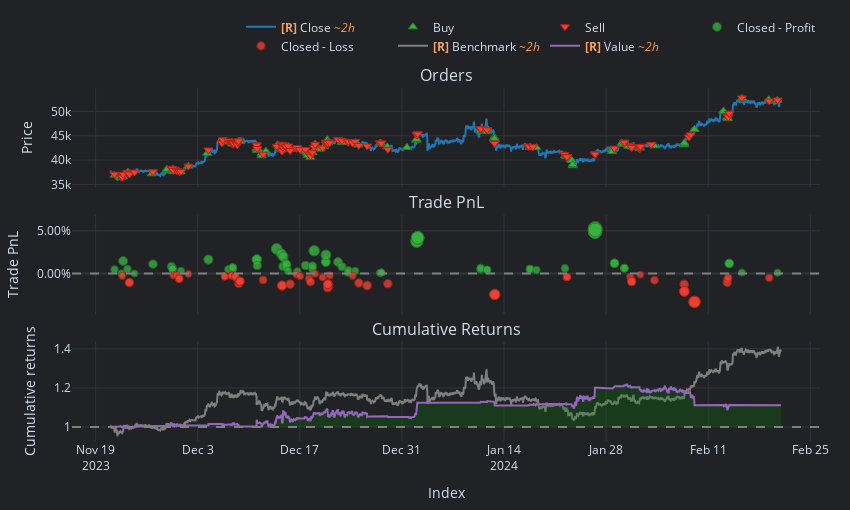

Notebook code cell kept with this figure:
### Markdown cell above
## Calculate the historical performance

### Code cell
# Choose a symbol to analyze
symbol = 'BTCUSDT'

symbol_data = data['Close'].get(symbol=symbol)
symbol_orders = orders[orders['symbol'] == symbol]

# Identify duplicates in the index
symbol_orders.index[symbol_orders.index.duplicated()]
# Throw an error if there are duplicates
if symbol_orders.index.duplicated().any():
    raise ValueError('Duplicate timestamps found in the orders dataframe')

# Change Floor and Ceiling based on your preference to zoom in or out. This is just rounding the date to the nearest hour/day/etc.
min_date = symbol_orders.index.min().floor('D') 
max_date = symbol_orders.index.max().ceil('D')
print(f"Minimum date: {min_date}")
print(f"Maximum date: {max_date}")

unlevered_pf = vbt.Portfolio.from_orders(
    close   = symbol_data.loc[min_date:max_date], # Note, here we are using the minutely data for ETH
    size    = symbol_orders['trade_quantity'],  
    price   = symbol_orders['price'],
    size_type = 'amount',
    init_cash = 'auto', # This sets the initial cash based on the largest trade
    leverage_mode=vbt.pf_enums.LeverageMode.Eager,    
    freq = '15T',
)
print(f'Unlevered Portfolio Sim Sharpe Ratio: {unlevered_pf.sharpe_ratio}')

# Now Grab the auto calculated initial cash so you can add leverage to your portfolio
init_cash = unlevered_pf.init_cash 
leverage = 3 # This can be adjusted to your preference

pf = vbt.Portfolio.from_orders(
    close   = symbol_data.loc[min_date:max_date], # Note, here we are using the minutely data for ETH
    size    = symbol_orders['trade_quantity'],  
    price   = symbol_orders['price'],
    size_type = 'amount',
    # fixed_fees = trades['fees'],
    init_cash = init_cash/leverage,
    leverage=leverage,
    leverage_mode=vbt.pf_enums.LeverageMode.Eager,    
    freq = '15T',
)

display(pf.stats(metrics=ordered_metrics)) # This is where we incorporate our custom metrics
pf.plot().show()

### Figure 1 — Plotly figure (JSON) as saved in the notebook; plotly's stock layout.template omitted (floating-point values rounded to 4 significant figures; data arrays with more than 128 entries replaced by an {"elided": "..."} marker saying what was removed)
{"data": [{"legendgroup": "0", "line": {"color": "#1f77b4"}, "mode": "lines", "name": "<b style=\"color:sandybrown\">[R]</b> Close <i style=\"color:#fc9944\">~2h</i>", "showlegend": true, "type": "scatter", "uid": "9c19a986-7886-4c23-ae50-f543beed45ce", "x": {"elided": "1000 str values"}, "xaxis": "x", "y": {"elided": "1000 float values"}, "yaxis": "y"}, {"customdata": {"elided": "135x5 mixed values"}, "hovertemplate": "<br>Order Id: %{customdata[0]}\n<br>Index: %{customdata[1]}\n<br>Size: %{customdata[2]:,}\n<br>Price: %{customdata[3]:,}\n<br>Fees: %{customdata[4]:,}", "marker": {"color": "#37B13F", "line": {"color": "rgb(38,123,44)", "width": 1}, "size": 8, "symbol": "triangle-up"}, "mode": "markers", "name": "Buy", "type": "scatter", "uid": "222d7c1a-a86d-44c5-96b6-b464f66add2c", "x": {"elided": "135 str values"}, "xaxis": "x", "y": {"elided": "135 float values"}, "yaxis": "y"}, {"customdata": {"elided": "135x5 mixed values"}, "hovertemplate": "<br>Order Id: %{customdata[0]}\n<br>Index: %{customdata[1]}\n<br>Size: %{customdata[2]:,}\n<br>Price: %{customdata[3]:,}\n<br>Fees: %{customdata[4]:,}", "marker": {"color": "#EA4335", "line": {"color": "rgb(181,31,18)", "width": 1}, "size": 8, "symbol": "triangle-down"}, "mode": "markers", "name": "Sell", "type": "scatter", "uid": "9af5a87e-e98e-4e3c-b7eb-022be1f65755", "x": {"elided": "135 str values"}, "xaxis": "x", "y": {"elided": "135 float values"}, "yaxis": "y"}, {"customdata": {"elided": "68x5 mixed values"}, "hovertemplate": "<br>Exit Trade Id: %{customdata[0]}\n<br>Position Id: %{customdata[1]}\n<br>Exit Index: %{customdata[2]}\n<br>PnL: %{customdata[3]:,}\n<br>Return: %{customdata[4]:,%}", "marker": {"color": "#37B13F", "line": {"color": "rgb(38,123,44)", "width": 1}, "opacity": [0.7633, 0.7506, 0.7916, 0.7649, 0.75, 0.7813, 0.7729, 0.7661, 0.7658, 0.7584, 0.7966, 0.7639, 0.7621, 0.7696, 0.7696, 0.7971, 0.7971, 0.7766, 0.8324, 0.8151, 0.7737, 0.8059, 0.7812, 0.7732, 0.7811, 0.7585, 0.7572, 0.7768, 0.7658, 0.7748, 0.826, 0.7899, 0.7878, 0.8122, 0.7884, 0.7722, 0.752, 0.7609, 0.7586, 0.7521, 0.7522, 0.7532, 0.7533, 0.8584, 0.8574, 0.869, 0.8691, 0.8693, 0.7638, 0.7679, 0.7625, 0.7625, 0.7647, 0.7646, 0.7615, 0.7672, 0.89, 0.89, 0.9, 0.8955, 0.7841, 0.7841, 0.7675, 0.7675, 0.7834, 0.7835, 0.7533, 0.7527], "size": [7.621, 7.028, 8.941, 7.693, 7, 8.458, 8.07, 7.751, 7.739, 7.39, 9.174, 7.648, 7.565, 7.914, 7.914, 9.198, 9.198, 8.242, 10.84, 10.04, 8.107, 9.609, 8.455, 8.08, 8.454, 7.395, 7.338, 8.248, 7.737, 8.159, 10.55, 8.861, 8.765, 9.901, 8.793, 8.035, 7.095, 7.507, 7.4, 7.098, 7.101, 7.149, 7.154, 12.06, 12.01, 12.55, 12.56, 12.57, 7.645, 7.838, 7.582, 7.582, 7.685, 7.682, 7.537, 7.801, 13.53, 13.53, 14, 13.79, 8.591, 8.591, 7.815, 7.815, 8.559, 8.564, 7.154, 7.126], "symbol": "circle"}, "mode": "markers", "name": "Closed - Profit", "type": "scatter", "uid": "8bf0ed20-b6b0-4e08-b087-2420485c8cea", "x": ["2023-11-21T14:11:19+00:00", "2023-11-22T12:31:41+00:00", "2023-11-22T18:28:43+00:00", "2023-11-23T08:37:42+00:00", "2023-11-24T08:00:00+00:00", "2023-11-26T20:48:20.001000+00:00", "2023-11-29T09:20:07+00:00", "2023-11-29T12:56:04.001000+00:00", "2023-11-29T12:56:04.002000+00:00", "2023-11-30T16:55:46+00:00", "2023-12-04T11:05:40+00:00", "2023-12-07T05:02:29.001000+00:00", "2023-12-07T18:24:17+00:00", "2023-12-07T18:58:45.003000+00:00", "2023-12-07T18:58:45.005000+00:00", "2023-12-11T02:07:25+00:00", "2023-12-11T02:07:25.001000+00:00", "2023-12-11T03:45:31+00:00", "2023-12-13T19:41:26+00:00", "2023-12-14T11:40:06+00:00", "2023-12-14T16:11:19+00:00", "2023-12-14T17:32:39+00:00", "2023-12-15T03:17:12+00:00", "2023-12-15T03:17:12.001000+00:00", "2023-12-15T03:17:12.002000+00:00", "2023-12-15T09:30:52+00:00", "2023-12-16T15:59:11+00:00", "2023-12-17T18:42:54+00:00", "2023-12-18T17:02:16+00:00", "2023-12-18T17:29:42+00:00", "2023-12-18T23:09:20+00:00", "2023-12-20T13:31:40+00:00", "2023-12-20T13:35:03+00:00", "2023-12-20T13:50:37+00:00", "2023-12-22T05:46:45+00:00", "2023-12-22T18:55:42+00:00", "2023-12-23T14:03:30+00:00", "2023-12-23T15:49:54+00:00", "2023-12-24T14:15:22+00:00", "2023-12-28T00:14:11+00:00", "2023-12-28T00:14:11.001000+00:00", "2023-12-28T04:41:40+00:00", "2023-12-28T04:41:40.001000+00:00", "2024-01-02T01:03:38+00:00", "2024-01-02T01:03:41+00:00", "2024-01-02T03:48:46+00:00", "2024-01-02T03:48:46.001000+00:00", "2024-01-02T03:48:46.002000+00:00", "2024-01-10T18:29:34+00:00", "2024-01-10T19:21:14+00:00", "2024-01-11T16:18:14+00:00", "2024-01-11T16:18:14.001000+00:00", "2024-01-17T13:27:46+00:00", "2024-01-17T13:27:46.001000+00:00", "2024-01-18T10:46:14+00:00", "2024-01-22T08:40:59+00:00", "2024-01-26T11:32:26+00:00", "2024-01-26T11:32:26.001000+00:00", "2024-01-26T11:46:00+00:00", "2024-01-26T11:46:00.001000+00:00", "2024-01-29T03:34:33+00:00", "2024-01-29T03:34:33.001000+00:00", "2024-01-30T12:14:50+00:00", "2024-01-30T12:14:50.001000+00:00", "2024-02-13T21:14:42+00:00", "2024-02-13T21:14:42.001000+00:00", "2024-02-15T14:55:19+00:00", "2024-02-20T12:26:44+00:00"], "xaxis": "x2", "y": [0.00478, 0.0003289, 0.01468, 0.00532, 0.0001226, 0.01106, 0.008148, 0.005756, 0.005666, 0.003048, 0.01642, 0.004979, 0.004357, 0.00698, 0.006977, 0.01661, 0.0166, 0.009439, 0.02895, 0.02289, 0.008424, 0.01969, 0.01103, 0.008225, 0.01102, 0.003088, 0.00266, 0.009486, 0.005652, 0.008814, 0.02672, 0.01408, 0.01336, 0.02188, 0.01357, 0.007887, 0.0008364, 0.003924, 0.003123, 0.000861, 0.0008794, 0.001239, 0.001276, 0.03806, 0.0377, 0.04177, 0.04179, 0.04187, 0.004962, 0.006405, 0.004489, 0.004489, 0.005262, 0.005236, 0.004149, 0.006128, 0.04911, 0.04911, 0.05262, 0.05105, 0.01206, 0.01206, 0.006238, 0.006238, 0.01181, 0.01185, 0.001276, 0.001067], "yaxis": "y2"}, {"customdata": {"elided": "67x5 mixed values"}, "hovertemplate": "<br>Exit Trade Id: %{customdata[0]}\n<br>Position Id: %{customdata[1]}\n<br>Exit Index: %{customdata[2]}\n<br>PnL: %{customdata[3]:,}\n<br>Return: %{customdata[4]:,%}", "marker": {"color": "#EA4335", "line": {"color": "rgb(181,31,18)", "width": 1}, "opacity": [0.7575, 0.7797, 0.7797, 0.7556, 0.7547, 0.7667, 0.7667, 0.7508, 0.7592, 0.7591, 0.7591, 0.7562, 0.7562, 0.7562, 0.7598, 0.7598, 0.7598, 0.7824, 0.7755, 0.7754, 0.7754, 0.7754, 0.7709, 0.79, 0.7896, 0.7902, 0.7892, 0.7848, 0.7527, 0.758, 0.767, 0.7776, 0.7506, 0.7621, 0.7959, 0.7853, 0.7853, 0.7853, 0.7558, 0.7565, 0.781, 0.7895, 0.7833, 0.8194, 0.8195, 0.8196, 0.8196, 0.7607, 0.7607, 0.7607, 0.7608, 0.7608, 0.7701, 0.7765, 0.7765, 0.7534, 0.7716, 0.7855, 0.8093, 0.8093, 0.8447, 0.844, 0.8443, 0.7797, 0.7698, 0.7633, 0.7639], "size": [7.351, 8.386, 8.386, 7.263, 7.218, 7.778, 7.778, 7.036, 7.428, 7.423, 7.423, 7.288, 7.288, 7.288, 7.459, 7.459, 7.459, 8.512, 8.191, 8.187, 8.186, 8.186, 7.975, 8.869, 8.847, 8.875, 8.83, 8.623, 7.128, 7.375, 7.793, 8.287, 7.026, 7.566, 9.14, 8.649, 8.649, 8.649, 7.272, 7.305, 8.446, 8.845, 8.556, 10.24, 10.25, 10.25, 10.25, 7.501, 7.501, 7.501, 7.504, 7.503, 7.936, 8.235, 8.235, 7.158, 8.008, 8.659, 9.768, 9.768, 11.42, 11.39, 11.4, 8.388, 7.923, 7.619, 7.648], "symbol": "circle"}, "mode": "markers", "name": "Closed - Loss", "type": "scatter", "uid": "8c0d21a6-85e6-48e5-99ed-7bad0a95f4c0", "x": ["2023-11-22T15:54:23+00:00", "2023-11-23T14:55:10+00:00", "2023-11-23T14:55:12+00:00", "2023-11-29T16:04:41+00:00", "2023-11-30T02:53:55+00:00", "2023-11-30T11:06:34+00:00", "2023-11-30T11:06:34.001000+00:00", "2023-12-01T17:15:58+00:00", "2023-12-06T17:07:40+00:00", "2023-12-06T17:07:40.001000+00:00", "2023-12-06T17:07:40.002000+00:00", "2023-12-07T15:59:56.003000+00:00", "2023-12-07T15:59:56.004000+00:00", "2023-12-07T15:59:56.005000+00:00", "2023-12-08T03:26:36.001000+00:00", "2023-12-08T03:26:36.005000+00:00", "2023-12-08T03:26:36.006000+00:00", "2023-12-08T15:05:54+00:00", "2023-12-08T18:50:26.004000+00:00", "2023-12-08T18:50:26.005000+00:00", "2023-12-08T18:50:26.006000+00:00", "2023-12-08T18:50:26.007000+00:00", "2023-12-11T23:10:09+00:00", "2023-12-14T13:30:55+00:00", "2023-12-14T13:30:55.001000+00:00", "2023-12-14T13:30:55.002000+00:00", "2023-12-14T13:30:55.003000+00:00", "2023-12-15T16:05:46+00:00", "2023-12-16T12:37:37+00:00", "2023-12-17T01:01:36+00:00", "2023-12-18T06:30:11+00:00", "2023-12-18T10:58:38+00:00", "2023-12-19T02:15:29+00:00", "2023-12-20T03:15:52+00:00", "2023-12-20T20:08:11+00:00", "2023-12-20T20:11:12+00:00", "2023-12-20T20:11:12.001000+00:00", "2023-12-20T20:11:12.002000+00:00", "2023-12-21T02:26:23+00:00", "2023-12-24T05:37:35+00:00", "2023-12-25T02:08:08+00:00", "2023-12-26T05:36:14+00:00", "2023-12-29T01:42:46+00:00", "2024-01-12T17:30:02+00:00", "2024-01-12T17:30:02.001000+00:00", "2024-01-12T17:30:02.002000+00:00", "2024-01-12T17:30:02.003000+00:00", "2024-01-22T15:03:54+00:00", "2024-01-22T15:03:54.001000+00:00", "2024-01-22T15:03:54.002000+00:00", "2024-01-22T15:03:54.011000+00:00", "2024-01-31T07:20:41+00:00", "2024-01-31T11:17:31+00:00", "2024-01-31T12:13:37+00:00", "2024-01-31T12:13:37.001000+00:00", "2024-02-01T16:33:19+00:00", "2024-02-03T15:13:15+00:00", "2024-02-07T16:54:02+00:00", "2024-02-07T17:28:31+00:00", "2024-02-07T17:28:31.001000+00:00", "2024-02-09T02:55:30+00:00", "2024-02-09T02:55:30.001000+00:00", "2024-02-09T02:55:30.002000+00:00", "2024-02-13T14:34:38+00:00", "2024-02-13T15:29:15+00:00", "2024-02-13T17:53:16+00:00", "2024-02-19T08:48:21+00:00"], "xaxis": "x2", "y": [-0.002753, -0.01052, -0.01052, -0.002092, -0.001757, -0.005956, -0.005956, -0.0003947, -0.003334, -0.003298, -0.003298, -0.00228, -0.00228, -0.00228, -0.003562, -0.003562, -0.003562, -0.01147, -0.009057, -0.009023, -0.009018, -0.009018, -0.007438, -0.01414, -0.01397, -0.01418, -0.01384, -0.01229, -0.001081, -0.002935, -0.006069, -0.009771, -0.0003192, -0.004371, -0.01617, -0.01249, -0.01249, -0.01249, -0.002159, -0.002407, -0.01097, -0.01396, -0.01179, -0.02442, -0.02446, -0.02447, -0.02447, -0.003881, -0.003881, -0.003881, -0.003901, -0.003897, -0.00714, -0.009386, -0.009386, -0.001309, -0.007685, -0.01256, -0.02088, -0.02088, -0.03326, -0.03301, -0.03311, -0.01053, -0.007048, -0.004763, -0.004982], "yaxis": "y2"}, {"legendgroup": "1", "line": {"color": "#7f7f7f"}, "mode": "lines", "name": "<b style=\"color:sandybrown\">[R]</b> Benchmark <i style=\"color:#fc9944\">~2h</i>", "showlegend": true, "type": "scatter", "uid": "1547fccf-2fd8-46ad-8bd9-f90054b23dfa", "x": {"elided": "1000 str values"}, "xaxis": "x3", "y": {"elided": "1000 float values"}, "yaxis": "y3"}, {"hoverinfo": "skip", "line": {"color": "rgba(0, 0, 0, 0)", "width": 0}, "mode": "lines", "name": "<b style=\"color:sandybrown\">[R]</b> trace 6 <i style=\"color:#fc9944\">~2h</i>", "opacity": 0, "showlegend": false, "type": "scatter", "uid": "3a79cbd4-79e8-435e-8f17-926d1750b461", "x": {"elided": "1000 str values"}, "xaxis": "x3", "y": {"elided": "1000 int values"}, "yaxis": "y3"}, {"connectgaps": false, "fill": "tonexty", "fillcolor": "rgba(0, 128, 0, 0.25)", "hoverinfo": "skip", "line": {"color": "rgba(0, 0, 0, 0)", "width": 0}, "mode": "lines", "name": "<b style=\"color:sandybrown\">[R]</b> trace 7 <i style=\"color:#fc9944\">~2h</i>", "opacity": 0, "showlegend": false, "type": "scatter", "uid": "54b95960-e333-4356-ab59-441ba6528a12", "x": {"elided": "1000 str values"}, "xaxis": "x3", "y": {"elided": "1000 float values"}, "yaxis": "y3"}, {"hoverinfo": "skip", "line": {"color": "rgba(0, 0, 0, 0)", "width": 0}, "mode": "lines", "name": "<b style=\"color:sandybrown\">[R]</b> trace 8 <i style=\"color:#fc9944\">~2h</i>", "opacity": 0, "showlegend": false, "type": "scatter", "uid": "e0bb251a-5a95-4bb3-bfb7-9aa6b96a211b", "x": {"elided": "1000 str values"}, "xaxis": "x3", "y": {"elided": "1000 int values"}, "yaxis": "y3"}, {"connectgaps": false, "fill": "tonexty", "fillcolor": "rgba(255, 0, 0, 0.25)", "hoverinfo": "skip", "line": {"color": "rgba(0, 0, 0, 0)", "width": 0}, "mode": "lines", "name": "<b style=\"color:sandybrown\">[R]</b> trace 9 <i style=\"color:#fc9944\">~2h</i>", "opacity": 0, "showlegend": false, "type": "scatter", "uid": "11d4d2e9-d658-42aa-84d9-b30ffc8eb1e9", "x": {"elided": "1000 str values"}, "xaxis": "x3", "y": {"elided": "1000 float values"}, "yaxis": "y3"}, {"legendgroup": "2", "line": {"color": "#9467bd"}, "mode": "lines", "name": "<b style=\"color:sandybrown\">[R]</b> Value <i style=\"color:#fc9944\">~2h</i>", "showlegend": true, "type": "scatter", "uid": "02409a9e-635e-47ef-912f-581277b45031", "x": {"elided": "1000 str values"}, "xaxis": "x3", "y": {"elided": "1000 float values"}, "yaxis": "y3"}, {"hoverinfo": "skip", "line": {"color": "rgba(0, 0, 0, 0)", "width": 0}, "mode": "lines", "name": "<b style=\"color:sandybrown\">[R]</b> trace 11 <i style=\"color:#fc9944\">~2h</i>", "opacity": 0, "showlegend": false, "type": "scatter", "uid": "a4c826b8-0b9f-4034-b3b4-1e3bbcdbc7e8", "x": {"elided": "1000 str values"}, "xaxis": "x3", "y": {"elided": "1000 int values"}, "yaxis": "y3"}], "layout": {"annotations": [{"font": {"size": 16}, "showarrow": false, "text": "Orders", "x": 0.5, "xanchor": "center", "xref": "paper", "y": 1, "yanchor": "bottom", "yref": "paper"}, {"font": {"size": 16}, "showarrow": false, "text": "Trade PnL", "x": 0.5, "xanchor": "center", "xref": "paper", "y": 0.6405, "yanchor": "bottom", "yref": "paper"}, {"font": {"size": 16}, "showarrow": false, "text": "Cumulative Returns", "x": 0.5, "xanchor": "center", "xref": "paper", "y": 0.281, "yanchor": "bottom", "yref": "paper"}], "height": 510, "legend": {"orientation": "h", "traceorder": "normal", "x": 1, "xanchor": "right", "y": 1.078, "yanchor": "bottom"}, "margin": {"b": 30, "l": 30, "r": 30, "t": 30}, "shapes": [{"line": {"color": "gray", "dash": "dash"}, "type": "line", "x0": 0, "x1": 1, "xref": "paper", "y0": 0, "y1": 0, "yref": "y2"}, {"line": {"color": "gray", "dash": "dash"}, "type": "line", "x0": 0, "x1": 1, "xref": "paper", "y0": 1, "y1": 1, "yref": "y3"}], "showlegend": true, "width": 850, "xaxis": {"anchor": "y", "domain": [0, 1], "matches": "x3", "showticklabels": false}, "xaxis2": {"anchor": "y2", "domain": [0, 1], "matches": "x3", "showticklabels": false}, "xaxis3": {"anchor": "y3", "domain": [0, 1], "title": {"text": "Index"}}, "yaxis": {"anchor": "x", "domain": [0.719, 1], "title": {"text": "Price"}}, "yaxis2": {"anchor": "x2", "domain": [0.3595, 0.6405], "tickformat": ".2%", "title": {"text": "Trade PnL"}}, "yaxis3": {"anchor": "x3", "domain": [0, 0.281], "title": {"text": "Cumulative returns"}}}}
